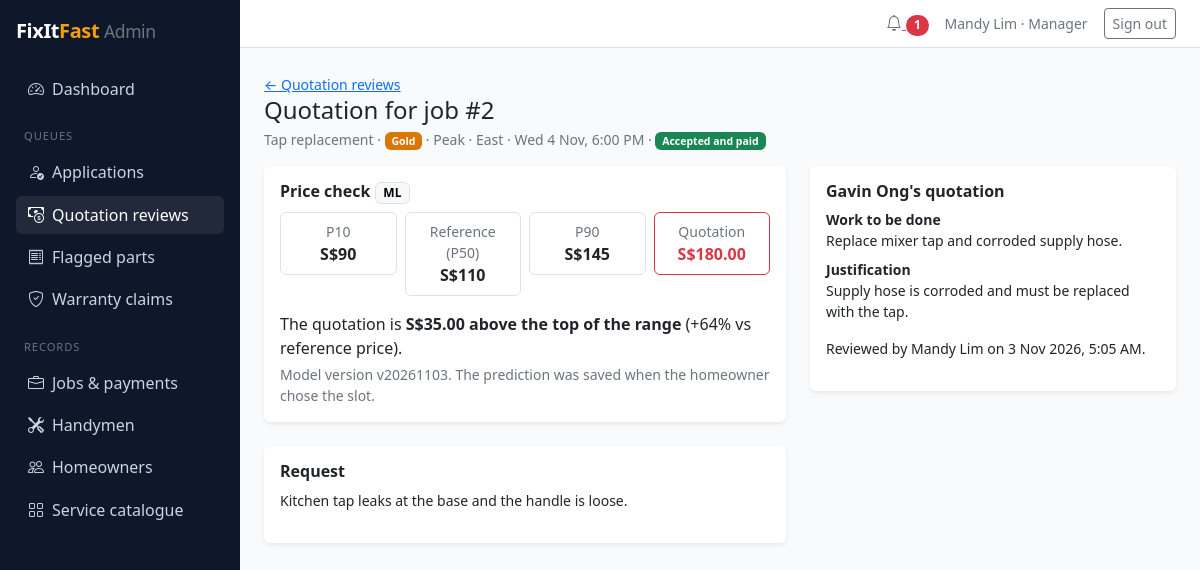
Screenshot of /staff/quotations/1/ (signed in) with the database file from the repository.
### accounts/models.py (models this page shows, shortened)
class User(AbstractUser):
    class Role(models.TextChoices):
        HOMEOWNER = 'HOMEOWNER', 'Homeowner'
        HANDYMAN = 'HANDYMAN', 'Handyman'
        EMPLOYEE = 'EMPLOYEE', 'Employee'
        MANAGER = 'MANAGER', 'Manager'
    email = models.EmailField(unique=True)
    mobile = models.CharField(max_length=20, blank=True)
    role = models.CharField(max_length=10, choices=Role.choices, default=Role.HOMEOWNER)
    is_deactivated = models.BooleanField(default=False)
    deactivation_reason = models.TextField(blank=True)
    def __str__(self):
        return self.get_full_name() or self.email

### jobs/models.py (models this page shows, shortened)
class Job(models.Model):
    class Status(models.TextChoices):
        DRAFT = 'DRAFT', 'Draft'
        REQUESTED = 'REQUESTED', 'Requested'
        HANDYMAN_ASSIGNED = 'ASSIGNED', 'Handyman Assigned'
        QUOTATION_PENDING = 'QUOTE_PENDING', 'Quotation Pending'
        QUOTATION_UNDER_REVIEW = 'QUOTE_REVIEW', 'Quotation Under Review'
        AWAITING_PAYMENT = 'AWAITING_PAYMENT', 'Awaiting Payment'
        SCHEDULED = 'SCHEDULED', 'Scheduled'
        ON_THE_WAY = 'ON_THE_WAY', 'On the Way'
        IN_PROGRESS = 'IN_PROGRESS', 'In Progress'
        COMPLETED = 'COMPLETED', 'Completed'
        CANCELLED = 'CANCELLED', 'Cancelled'
        DECLINED = 'DECLINED', 'Declined'
    homeowner = models.ForeignKey(User, on_delete=models.PROTECT, related_name='jobs')
    job_type = models.ForeignKey(JobType, on_delete=models.PROTECT, related_name='jobs')
    address = models.ForeignKey(Address, on_delete=models.PROTECT, related_name='jobs')
    description = models.TextField()
    tier = models.CharField(max_length=10, choices=Tier.choices, blank=True)
    status = models.CharField(max_length=16, choices=Status.choices, default=Status.DRAFT)
    slot_start = models.DateTimeField(null=True, blank=True)
    slot_end = models.DateTimeField(null=True, blank=True)
    timing_band = models.CharField(max_length=10, choices=TimingBand.choices, blank=True)
    planning_region = models.CharField(max_length=10, choices=PlanningRegion.choices, blank=True)
    price_p10 = models.DecimalField(max_digits=8, decimal_places=2, null=True, blank=True)
    price_p50 = models.DecimalField(max_digits=8, decimal_places=2, null=True, blank=True)
    price_p90 = models.DecimalField(max_digits=8, decimal_places=2, null=True, blank=True)
    model_version = models.CharField(max_length=30, blank=True)
    handyman = models.ForeignKey(
        HandymanProfile, on_delete=models.PROTECT, null=True, blank=True, related_name='jobs')
    quote_deadline = models.DateTimeField(null=True, blank=True)
    service_fee_waived = models.BooleanField(default=False)
    created_at = models.DateTimeField(auto_now_add=True)
    requested_at = models.DateTimeField(null=True, blank=True)
    matched_at = models.DateTimeField(null=True, blank=True)    # launch measure: matched within 24h
    completed_at = models.DateTimeField(null=True, blank=True)  # handyman marked Completed
    confirmed_at = models.DateTimeField(null=True, blank=True)  # homeowner confirmed; warranty starts
    warranty_ends_at = models.DateTimeField(null=True, blank=True)
    cancellation_reason = models.TextField(blank=True)
    problem_note = models.TextField(blank=True)
    class Meta:
        ordering = ['-created_at']
    ACTIVE_STATUSES = [
        Status.HANDYMAN_ASSIGNED, Status.QUOTATION_PENDING, Status.QUOTATION_UNDER_REVIEW,
        Status.AWAITING_PAYMENT, Status.SCHEDULED, Status.ON_THE_WAY, Status.IN_PROGRESS,
    ]
    CLOSED_STATUSES = [Status.COMPLETED, Status.CANCELLED, Status.DECLINED]

class Quotation(models.Model):
    class Status(models.TextChoices):
        UNDER_REVIEW = 'UNDER_REVIEW', 'Under review'
        RETURNED = 'RETURNED', 'Returned to handyman'
        RELEASED = 'RELEASED', 'Released to homeowner'
        ACCEPTED = 'ACCEPTED', 'Accepted and paid'
        REJECTED = 'REJECTED', 'Rejected by homeowner'
    job = models.ForeignKey(Job, on_delete=models.CASCADE, related_name='quotations')
    handyman = models.ForeignKey(HandymanProfile, on_delete=models.PROTECT, related_name='quotations')
    amount = models.DecimalField(max_digits=8, decimal_places=2)
    work_description = models.TextField()
    justification = models.TextField(blank=True, help_text='Required when outside the predicted range')
    status = models.CharField(max_length=12, choices=Status.choices)
    auto_released = models.BooleanField(default=False)
    reviewed_by = models.ForeignKey(User, on_delete=models.SET_NULL, null=True, blank=True, related_name='+')
    reviewed_at = models.DateTimeField(null=True, blank=True)
    review_note = models.TextField(blank=True)
    created_at = models.DateTimeField(auto_now_add=True)
    class Meta:
        ordering = ['-created_at']

### catalogue/models.py (models this page shows, shortened)
class JobType(models.Model):
    category = models.ForeignKey(Category, on_delete=models.PROTECT, related_name='job_types')
    name = models.CharField(max_length=100, unique=True)
    description = models.TextField(blank=True)
    min_tier = models.CharField(max_length=10, choices=Tier.choices, default=Tier.STANDARD)
    licence_required = models.BooleanField(default=False)
    is_active = models.BooleanField(default=False)
    class Meta:
        ordering = ['category__name', 'name']
    def __str__(self):
        return self.name

### handymen/models.py (models this page shows, shortened)
class HandymanProfile(models.Model):
    class ApplicationStatus(models.TextChoices):
        PENDING = 'PENDING', 'Pending'
        APPROVED = 'APPROVED', 'Approved'
        REJECTED = 'REJECTED', 'Rejected'
    user = models.OneToOneField(settings.AUTH_USER_MODEL, on_delete=models.CASCADE, related_name='handyman')
    photo = models.ImageField(upload_to='handymen/photos/', blank=True)
    bio = models.TextField(blank=True)
    years_experience = models.PositiveSmallIntegerField(default=0)
    job_types = models.ManyToManyField(JobType, related_name='handymen', blank=True)
    tier = models.CharField(max_length=10, choices=Tier.choices, default=Tier.STANDARD)
    application_status = models.CharField(
        max_length=10, choices=ApplicationStatus.choices, default=ApplicationStatus.PENDING)
    rejection_reason = models.TextField(blank=True)
    approved_at = models.DateTimeField(null=True, blank=True)
    approved_by = models.ForeignKey(
        settings.AUTH_USER_MODEL, on_delete=models.SET_NULL, null=True, blank=True, related_name='+')
    is_suspended = models.BooleanField(default=False)
    suspension_reason = models.TextField(blank=True)
    created_at = models.DateTimeField(auto_now_add=True)

### adminpanel/views.py (the view, shortened to what this page needs)
# urls.py: path('quotations/<int:pk>/', views.quotation_detail, name='quotation_detail'),
@staff_required
def quotation_detail(request, pk):
    quote = get_object_or_404(Quotation.objects.select_related('job__job_type', 'handyman__user'), pk=pk)
    job = quote.job
    form = ReasonForm(request.POST if request.POST.get('action') == 'return' else None)
    awaiting_review = (quote.status == Quotation.Status.UNDER_REVIEW
                       and job.status == Status.QUOTATION_UNDER_REVIEW)
    if quote.amount > job.price_p90:
        distance = f'S${quote.amount - job.price_p90:.2f} above the top of the range'
    elif quote.amount < job.price_p10:
        distance = f'S${job.price_p10 - quote.amount:.2f} below the bottom of the range'
    else:
        distance = 'inside the range'
    return render(request, 'adminpanel/quotation_detail.html', {
        'quote': quote, 'job': job, 'form': form, 'distance': distance,
        'photos': job.photos.all(),
        'deviation': round(100 * (quote.amount - job.price_p50) / job.price_p50),
    })

### accounts/context_processors.py (called while the page is built)
def notifications(request):
    if not request.user.is_authenticated:
        return {}
    return {'unread_notifications': request.user.notifications.filter(is_read=False).count()}

### catalogue/templatetags/fixitfast.py (called while the page is built)
@register.filter
def money(value):
    if value in (None, ''):
        return '–'
    return f'S${Decimal(value):,.2f}'

@register.filter
def whole_money(value):
    if value in (None, ''):
        return '–'
    return f'S${Decimal(value):,.0f}'

@register.simple_tag
def status_badge(value, label):
    return format_html('<span class="badge text-bg-{}">{}</span>', STATUS_COLOURS.get(value, 'secondary'), label)

@register.simple_tag
def tier_badge(tier):
    if not tier:
        return ''
    return format_html('<span class="badge badge-tier-{}">{}</span>', tier, Tier(tier).label)

### adminpanel/templates/adminpanel/quotation_detail.html (shortened to what this page needs)
{% extends 'adminpanel/base.html' %}
{% load fixitfast %}
{% block content %}
<a class="small" href="{% url 'adminpanel:quotation_queue' %}">&larr; Quotation reviews</a>
<h1 class="h4 mb-1">Quotation for job #{{ job.pk }}</h1>
<p class="small text-secondary">{{ job.job_type }} · {% tier_badge job.tier %} · {{ job.timing_band }} · {{ job.planning_region }} · {{ job.slot_start|date:"D j M, g:i A" }} · {% status_badge quote.status quote.get_status_display %}</p>
<div class="row g-4">
  <div class="col-xl-7">
    <div class="card border-0 shadow-sm mb-4"><div class="card-body">
      <h2 class="h6 fw-semibold">Price check <span class="badge text-bg-light border">ML</span></h2>
      <div class="row g-2 text-center mb-3">
        <div class="col"><div class="border rounded p-2"><div class="small text-secondary">P10</div><div class="fw-semibold">{{ job.price_p10|whole_money }}</div></div></div>
        <div class="col"><div class="border rounded p-2"><div class="small text-secondary">Reference (P50)</div><div class="fw-semibold">{{ job.price_p50|whole_money }}</div></div></div>
        <div class="col"><div class="border rounded p-2"><div class="small text-secondary">P90</div><div class="fw-semibold">{{ job.price_p90|whole_money }}</div></div></div>
        <div class="col"><div class="border rounded p-2 border-danger"><div class="small text-secondary">Quotation</div><div class="fw-semibold text-danger">{{ quote.amount|money }}</div></div></div>
      </div>
      <p class="mb-1">The quotation is <strong>{{ distance }}</strong> ({% if deviation > 0 %}+{% endif %}{{ deviation }}% vs reference price).</p>
      <p class="small text-secondary mb-0">Model version {{ job.model_version }}. The prediction was saved when the homeowner chose the slot.</p>
    </div></div>
    <div class="card border-0 shadow-sm mb-4"><div class="card-body">
      <h2 class="h6 fw-semibold">Request</h2>
      <p class="small">{{ job.description|linebreaksbr }}</p>
    </div></div>
  </div>
  <div class="col-xl-5">
    <div class="card border-0 shadow-sm"><div class="card-body">
      <h2 class="h6 fw-semibold">{{ quote.handyman.user.get_full_name }}'s quotation</h2>
      <dl class="small">
        <dt>Work to be done</dt><dd>{{ quote.work_description|linebreaksbr }}</dd>
        <dt>Justification</dt><dd>{{ quote.justification|default:"–"|linebreaksbr }}</dd>
      </dl>
      {% if quote.status == 'UNDER_REVIEW' %}
        <form method="post" class="mb-3">
          {% csrf_token %}
          <input name="note" class="form-control mb-2" placeholder="Optional note">
          <button class="btn btn-success" name="action" value="release">Release to homeowner</button>
        </form>
        <form method="post">
          {% csrf_token %}
          {% include 'partials/form_fields.html' with form=form %}
          <button class="btn btn-outline-warning" name="action" value="return">Return to handyman</button>
        </form>
      {% else %}
        <p class="small">Reviewed by {{ quote.reviewed_by|default:"–" }} {% if quote.reviewed_at %}on {{ quote.reviewed_at|date:"j M Y, g:i A" }}{% endif %}. {{ quote.review_note }}</p>
      {% endif %}
    </div></div>
  </div>
</div>
{% endblock %}

### adminpanel/templates/adminpanel/base.html (shortened to what this page needs)
{% extends 'base.html' %}
{% block layout %}
<div class="d-flex admin-shell">
  <aside class="admin-sidebar p-3 no-print">
    <a class="d-block text-white text-decoration-none brand fs-5 mb-4" href="{% url 'adminpanel:dashboard' %}">
      FixIt<span class="accent">Fast</span> <small class="fw-normal text-secondary">Admin</small>
    </a>
    {% with url_name=request.resolver_match.url_name %}
    <nav class="nav flex-column gap-1">
      <a class="nav-link {% if url_name == 'dashboard' %}active{% endif %}" href="{% url 'adminpanel:dashboard' %}"><i class="bi bi-speedometer2 me-2"></i>Dashboard</a>
      <div class="section-label mt-3 mb-1 px-2">Queues</div>
      <a class="nav-link {% if 'application' in url_name %}active{% endif %}" href="{% url 'adminpanel:applications' %}"><i class="bi bi-person-check me-2"></i>Applications</a>
      <a class="nav-link {% if 'quotation' in url_name %}active{% endif %}" href="{% url 'adminpanel:quotation_queue' %}"><i class="bi bi-cash-coin me-2"></i>Quotation reviews</a>
      <a class="nav-link {% if 'part' in url_name %}active{% endif %}" href="{% url 'adminpanel:part_queue' %}"><i class="bi bi-receipt me-2"></i>Flagged parts</a>
      <a class="nav-link {% if 'claim' in url_name %}active{% endif %}" href="{% url 'adminpanel:claims' %}"><i class="bi bi-shield-check me-2"></i>Warranty claims</a>
      <div class="section-label mt-3 mb-1 px-2">Records</div>
      <a class="nav-link {% if url_name == 'jobs' or url_name == 'job_detail' %}active{% endif %}" href="{% url 'adminpanel:jobs' %}"><i class="bi bi-briefcase me-2"></i>Jobs &amp; payments</a>
      <a class="nav-link {% if 'handym' in url_name %}active{% endif %}" href="{% url 'adminpanel:handymen' %}"><i class="bi bi-tools me-2"></i>Handymen</a>
      <a class="nav-link {% if 'homeowner' in url_name %}active{% endif %}" href="{% url 'adminpanel:homeowners' %}"><i class="bi bi-people me-2"></i>Homeowners</a>
      <a class="nav-link {% if 'catalogue' in url_name or 'category' in url_name or 'job_type' in url_name %}active{% endif %}" href="{% url 'adminpanel:catalogue' %}"><i class="bi bi-grid me-2"></i>Service catalogue</a>
    </nav>
    {% endwith %}
  </aside>
  <div class="flex-grow-1 d-flex flex-column">
    <header class="bg-white border-bottom px-4 py-2 d-flex justify-content-end align-items-center gap-3 no-print">
      <a class="text-secondary" href="{% url 'adminpanel:notifications' %}" aria-label="Notifications"><i class="bi bi-bell"></i>
        {% if unread_notifications %}<span class="badge rounded-pill bg-danger">{{ unread_notifications }}</span>{% endif %}</a>
      <span class="small text-secondary">{{ user.get_full_name|default:user.email }} &middot; {{ user.get_role_display }}</span>
      <form method="post" action="{% url 'adminpanel:logout' %}">
        <button class="btn btn-outline-secondary btn-sm" type="submit">Sign out</button>
      </form>
    </header>
    <main class="p-4">
      {% block content %}{% endblock %}
    </main>
  </div>
</div>
{% endblock %}

### static/css/fixitfast.css (style rules this page uses)
:root { --bs-primary: #0f766e; --bs-primary-rgb: 15, 118, 110; --bs-link-color: #0f766e; --bs-link-hover-color: #115e59; --ff-accent: #f59e0b; --ff-sidebar: #0f172a; }
body { background: #f8fafc; }
.brand { font-weight: 700; letter-spacing: -0.02em; }
.brand .accent { color: var(--ff-accent); }
.badge-tier-GOLD { background: #d97706; }
.admin-shell { min-height: 100vh; }
.admin-sidebar { background: var(--ff-sidebar); width: 240px; flex-shrink: 0; }
.admin-sidebar .nav-link { color: #cbd5e1; border-radius: .375rem; padding: .45rem .75rem; }
.admin-sidebar .nav-link:hover, .admin-sidebar .nav-link.active { color: #fff; background: rgba(255, 255, 255, .08); }
.admin-sidebar .section-label { color: #64748b; font-size: .7rem; text-transform: uppercase; letter-spacing: .08em; }

### rows the page displays
User: get_full_name "Mandy Lim", role "Manager"
Job: pk "2", job_type "Tap replacement", tier "Gold", timing_band "Peak", planning_region "East", slot_start "Wed 4 Nov, 6:00 PM", price_p10|whole_money "S$90", price_p50|whole_money "S$110", price_p90|whole_money "S$145", model_version "v20261103", description "Kitchen tap leaks at the base and the handle is loose."
Quotation: status "Accepted and paid", amount "S$180.00", handyman.user.get_full_name "Gavin Ong", work_description "Replace mixer tap and corroded supply hose.", justification "Supply hose is corroded and must be replaced with the tap.", reviewed_by "Mandy Lim", reviewed_at "3 Nov 2026, 5:05 AM"

### other values shown
{{ unread_notifications }} "1"
{{ distance }} "S$35.00 above the top of the range"
{{ deviation }} "64"
